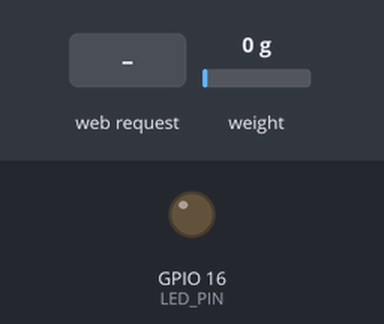
A sketch run on a simulated ESP8266 (NodeMCU). On the bench: output pins drawn as LEDs (lit = HIGH). Inputs (shaded band) come from the test bench; at power-on: weight on the scale 0 g. WiFi joins after 1.5 s; servers stay silent unless stated; what the sketch prints to the serial monitor is not drawn.

Above: at 12.3 s.
12.4 s: HTTP request GET /on received
At 14.3 s:
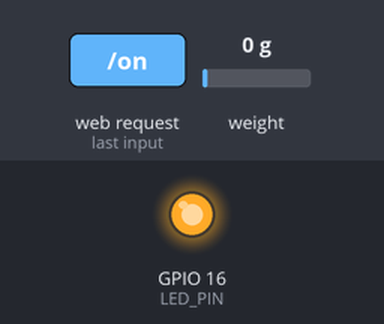
14.7 s: HTTP request GET /off received
At 15.9 s:
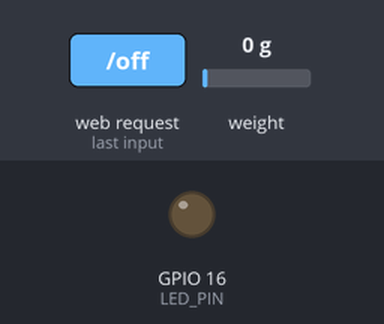
Timing chart, 0 to 17.7 s (numbered marks = the images above; inputs shaded):
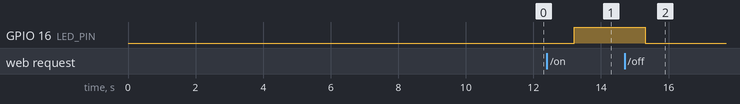

Measured:
- after the input at 12.4 s, GPIO 16 (LED_PIN): LOW → HIGH after 0.80 s
- after the input at 14.7 s, GPIO 16 (LED_PIN): HIGH → LOW after 0.60 s

The sketch:

function-scale.ino
```cpp
#include <HX711.h>
#include <ESP8266WiFi.h>
#include <ESP8266WebServer.h>

#include <FS.h>
#define LED_PIN 16

IPAddress ip(192, 168, 0, 220);//192.168.0.220
IPAddress gateway(192, 168, 0, 1);
IPAddress subnet(255, 255, 255, 0);

//-------------------------------------------------------------------------
//  WiFi Data
//-------------------------------------------------------------------------
#define WLAN_SSID      "" ////"SSID"04 ""
#define WLAN_PASS       ""//"PASSWORD"
//-------------------------------------------------------------------------

ESP8266WebServer server(80);

int sensorValue = 1;
HX711 scale;
String weight = "";


void LedOn(){
  server.send(200, "text/html", "<h1>LED is ON</h1>"); //h1にjsから挿入できるかテストしてみる
  digitalWrite(LED_PIN,HIGH);
}

void LedOff(){
  server.send(200, "text/html", "<h1>LED is Off</h1>");
  digitalWrite(LED_PIN,LOW);
}


void setup() {
  pinMode(LED_PIN,OUTPUT);
  ESP.wdtDisable();
  Serial.begin(115200);

  WiFi.config(ip, gateway, subnet);
  WiFi.begin(WLAN_SSID, WLAN_PASS);

  Serial.println("");
  while(WiFi.status() != WL_CONNECTED){
    delay(1000);
    Serial.print(".");
  }

  Serial.println("");
  Serial.print("IP Address: ");
  Serial.println(WiFi.localIP());

  ESP.wdtFeed();

  Serial.println("start");
  scale.begin(14, 13); //DT:14, SCK:13

  Serial.print("read:");
  Serial.println(scale.read());

  scale.set_scale();
  scale.tare();

  ESP.wdtFeed();

  Serial.print("calibrating...");
  delay(5000);
  Serial.println(scale.get_units(10));

  scale.set_scale(530.5-5);//何ものせずに起動　calibrating... が表示されたらすかさず1円玉を1枚載せる (1g) 値を読む　scale.set_scale(...); に値を埋めこむ -1542.00
  scale.tare();

  Serial.print("read (calibrated):");
  Serial.println(scale.get_units(10));

  //Ajaxでは見つけられなかった。
  server.on("/weight", [](){ server.send(200, "text/html", weight); });//WebサーバからWebブラウザ（クライアント）に送るHTMLデータの関数です。ここではWebブラウザに送るHTMLデータを作成し、Webブラウザに送信します。
  server.on("/tare", [](){ scale.tare(); server.send(200, "text/html", "tare()"); });//お皿などの重さを引く。
  server.on("/on", LedOn);
  server.on("/off", LedOff);

  server.begin();
}


void loop() {
  ESP.wdtFeed();
  server.handleClient();
  weight = String(scale.get_units(10), 1);

  Serial.println(weight);
  delay(50);
}
```
